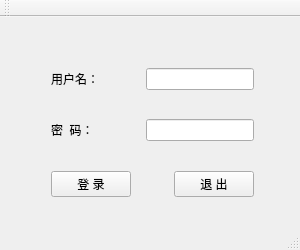
<?xml version="1.0" encoding="UTF-8"?>
<ui version="4.0">
 <class>MainWindow</class>
 <widget class="QMainWindow" name="MainWindow">
  <property name="geometry">
   <rect>
    <x>0</x>
    <y>0</y>
    <width>300</width>
    <height>250</height>
   </rect>
  </property>
  <property name="minimumSize">
   <size>
    <width>300</width>
    <height>250</height>
   </size>
  </property>
  <property name="maximumSize">
   <size>
    <width>300</width>
    <height>250</height>
   </size>
  </property>
  <property name="windowTitle">
   <string>MainWindow</string>
  </property>
  <widget class="QWidget" name="centralWidget">
   <widget class="QWidget" name="">
    <property name="geometry">
     <rect>
      <x>40</x>
      <y>40</y>
      <width>225</width>
      <height>151</height>
     </rect>
    </property>
    <layout class="QVBoxLayout" name="verticalLayout">
     <item>
      <layout class="QHBoxLayout" name="horizontalLayout_2">
       <item>
        <widget class="QLabel" name="label">
         <property name="text">
          <string>用户名：</string>
         </property>
        </widget>
       </item>
       <item>
        <spacer name="horizontalSpacer">
         <property name="orientation">
          <enum>Qt::Horizontal</enum>
         </property>
         <property name="sizeHint" stdset="0">
          <size>
           <width>28</width>
           <height>20</height>
          </size>
         </property>
        </spacer>
       </item>
       <item>
        <widget class="QLineEdit" name="lineEdit"/>
       </item>
      </layout>
     </item>
     <item>
      <spacer name="verticalSpacer">
       <property name="orientation">
        <enum>Qt::Vertical</enum>
       </property>
       <property name="sizeHint" stdset="0">
        <size>
         <width>20</width>
         <height>28</height>
        </size>
       </property>
      </spacer>
     </item>
     <item>
      <layout class="QHBoxLayout" name="horizontalLayout">
       <item>
        <widget class="QLabel" name="label_2">
         <property name="text">
          <string>密  码：</string>
         </property>
        </widget>
       </item>
       <item>
        <spacer name="horizontalSpacer_2">
         <property name="orientation">
          <enum>Qt::Horizontal</enum>
         </property>
         <property name="sizeHint" stdset="0">
          <size>
           <width>28</width>
           <height>20</height>
          </size>
         </property>
        </spacer>
       </item>
       <item>
        <widget class="QLineEdit" name="lineEdit_2"/>
       </item>
      </layout>
     </item>
     <item>
      <spacer name="verticalSpacer_2">
       <property name="orientation">
        <enum>Qt::Vertical</enum>
       </property>
       <property name="sizeHint" stdset="0">
        <size>
         <width>17</width>
         <height>28</height>
        </size>
       </property>
      </spacer>
     </item>
     <item>
      <layout class="QHBoxLayout" name="horizontalLayout_3">
       <item>
        <widget class="QPushButton" name="pushButton">
         <property name="text">
          <string>登 录</string>
         </property>
        </widget>
       </item>
       <item>
        <spacer name="horizontalSpacer_3">
         <property name="orientation">
          <enum>Qt::Horizontal</enum>
         </property>
         <property name="sizeHint" stdset="0">
          <size>
           <width>48</width>
           <height>14</height>
          </size>
         </property>
        </spacer>
       </item>
       <item>
        <widget class="QPushButton" name="pushButton_2">
         <property name="text">
          <string>退 出</string>
         </property>
        </widget>
       </item>
      </layout>
     </item>
    </layout>
   </widget>
  </widget>
  <widget class="QToolBar" name="mainToolBar">
   <attribute name="toolBarArea">
    <enum>TopToolBarArea</enum>
   </attribute>
   <attribute name="toolBarBreak">
    <bool>false</bool>
   </attribute>
  </widget>
  <widget class="QStatusBar" name="statusBar"/>
 </widget>
 <layoutdefault spacing="6" margin="11"/>
 <resources/>
 <connections/>
</ui>
